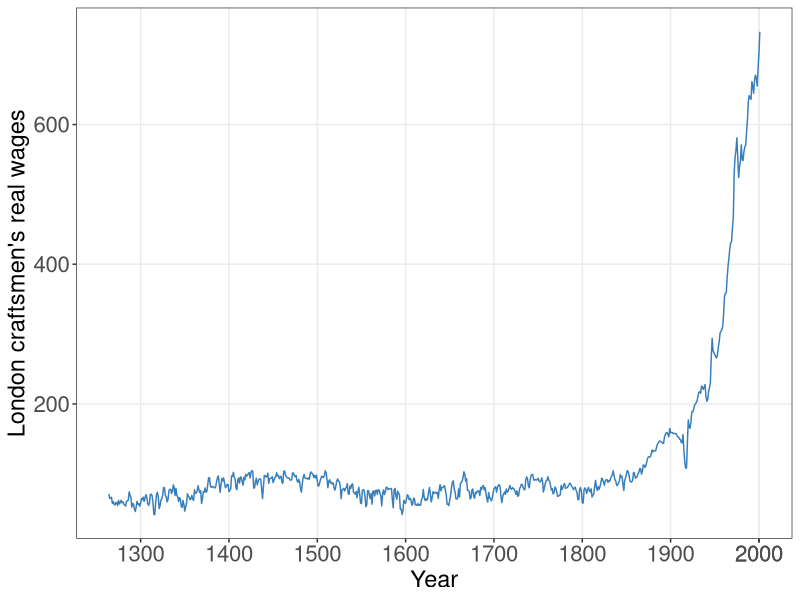

R code for this plot:
#' Graph Designer(s): Simon Halliday,  Scott Cohn
#' Authors: Bowles and Halliday
#' Title: Coordination, Conflict and Competition: A Text in Microeconomics

library("tidyverse")
library("dplyr")
library("ggthemes")

londonrealwage <- read_csv("capitalism/data/londonrealwage.csv", 
                           skip = 1)

p <- londonrealwage %>% ggplot(aes(x = Year, y = London_craftsman_real_wage)) +
  geom_line(color = "#377eba")

p1 <- p + 
  scale_x_continuous(breaks = round(c(seq(1300, 
                                                max(londonrealwage$Year), 
                                                by = 100), 2000))) +
  labs(y = "London craftsmen's real wages") 

p2 <- p1 + 
  theme_bw() + 
  theme(panel.grid.minor = element_blank(),
        axis.text = element_text(size = 16),
        axis.title = element_text(size = 17))

ggsave("capitalism/londonwage.pdf", width = 6, height = 4, units = "in")
